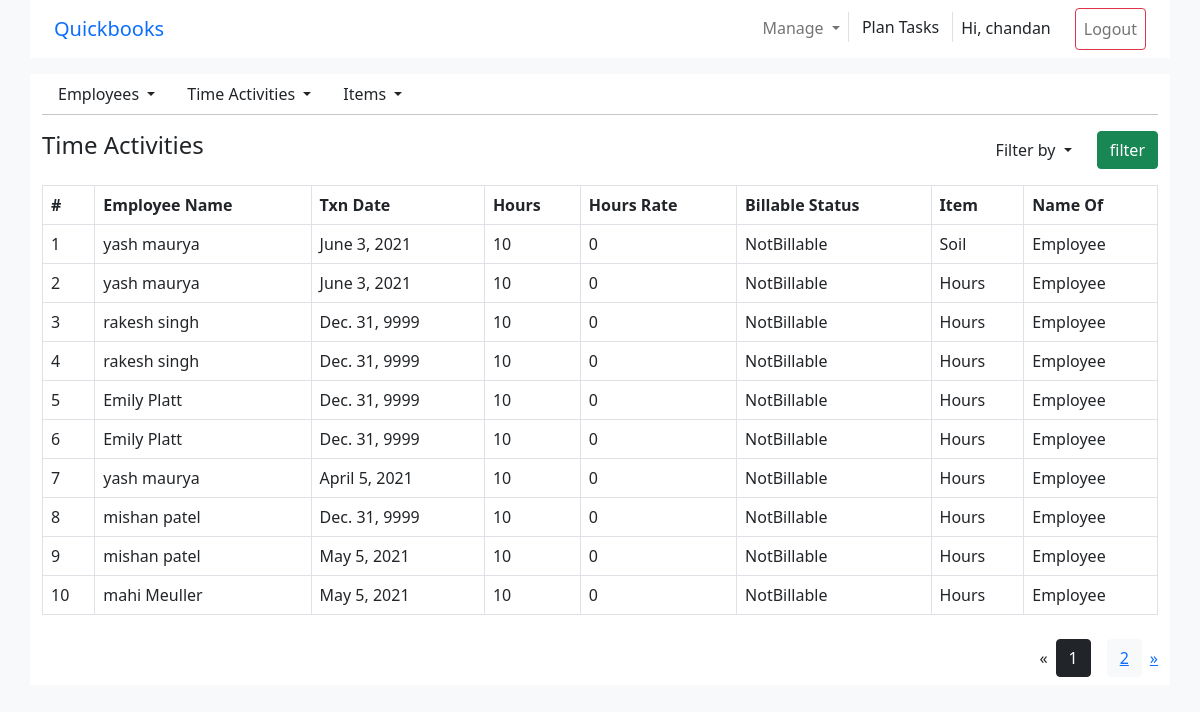
The app's page /timeActivity (signed in) with its own data.
### Apps/qb_app/models.py (models this page shows, shortened)
class TimeActivity(models.Model):
    name_of_choice = [
        ('Employee', 'Employee'),
        ('Vendor', 'Vendor')
    ]
    employee = models.ForeignKey(Employee, on_delete=models.CASCADE, null=True)
    transaction_date = models.DateField()
    hours = models.IntegerField()
    billable_Status = models.CharField(max_length=50)
    hourly_Rate = models.IntegerField()
    time_activity_id = models.IntegerField()
    sync_token = models.IntegerField(default=0)
    name_of = models.CharField(
        max_length=10, choices=name_of_choice, default='Employee')
    item = models.ForeignKey(Item, on_delete=models.CASCADE, null=True)

class Employee(models.Model):
    given_Name = models.CharField(max_length=50)
    family_Name = models.CharField(max_length=50)
    qb_EmpId = models.IntegerField()
    primaryAddr = models.ForeignKey(
        PrimaryAddr, on_delete=models.CASCADE, null=True)
    def __str__(self):
        return self.given_Name + " " + self.family_Name

class Item(models.Model):
    name = models.CharField(max_length=50)
    item_id = models.IntegerField()
    def __str__(self):
        return self.name

### Apps/qb_app/views.py (the view)
# urls.py: path('timeActivity', views.get_timeActivity),
@login_required(login_url='login')
def get_timeActivity(request):
    time_activity_queryset = models.TimeActivity.objects.all()
    filter = TImeActivityFilter(request.GET, queryset=time_activity_queryset)
    time_activity_filter = filter.qs
    time_activity_paginated_filter_data = set_pagination(
        request=request, model_data=time_activity_filter)
    context = {
        'data': time_activity_paginated_filter_data,
        'filter': filter
    }
    return render(request, 'timeActivities.html', context=context)

### Apps/qb_app/utils.py (called while the page is built)
def set_pagination(request, model_data):
    paginator = Paginator(model_data, 10)
    page_number = request.GET.get('page')
    return paginator.get_page(page_number)

### Apps/qb_app/templates/timeActivities.html (shortened to what this page needs)
{% extends 'base.html' %}
{% load widget_tweaks %}
{% block content %}
<div class='flex-row d-flex align-items-baseline justify-content-between' >
  <h4 class = "mt-3">Time Activities</h4>
  <div class='form-group'>
    <form method='get'>
      <button type="button" class="btn btn-default dropdown-toggle" data-toggle="dropdown">
        <span id="search_concept">Filter by</span>
      </button>
        <input type='submit' value='filter' class = 'btn btn-success ms-2'>
    </form>
  </div>
</div>
<div>
  <table class="table table-bordered">
    <thead>
      <tr>
        <th>#</th>
        <th>Employee Name</th>
        <th>Txn Date</th>
        <th>Hours</th>
        <th>Hours Rate</th>
        <th>Billable Status</th>
        <th>Item</th>
        <th>Name Of</th>
      </tr>
    </thead>
    <tbody>
      {% for activities in data %}
      <tr>
        <td>{{forloop.counter}}</td>
        <td>{{activities.employee}}</td>
        <td>{{activities.transaction_date}}</td>
        <td>{{activities.hours}}</td>
        <td>{{activities.hourly_Rate}}</td>
        <td>{{activities.billable_Status}}</td>
        <td>{{activities.item}}</td>
        <td>{{activities.name_of}}</td>
      </tr>
      {% endfor %}
  </table>
  {% if data.has_other_pages %}
  <ul class="pagination justify-content-end align-items-center">
    {% if data.has_previous %}
      <li><a href="?page={{ data.previous_page_number }}">&laquo;</a></li>
    {% else %}
      <li class="disabled"><span>&laquo;</span></li>
    {% endif %}
    {% for i in data.paginator.page_range %}
      {% if data.number == i %}
        <li class="btn btn-dark m-2"><span>{{ i }} </span></li>
      {% else %}
        <li class="btn btn-light m-2"><a href="?page={{ i }}">{{ i }}</a></li>
      {% endif %}
    {% endfor %}
    {% if data.has_next %}
      <li><a href="?page={{ data.next_page_number }}">&raquo;</a></li>
    {% else %}
      <li class="disabled"><span>&raquo;</span></li>
    {% endif %}
  </ul>
  {% endif %}
</div>
{%endblock%}

### Apps/qb_app/templates/base.html (shortened to what this page needs)
<html lang="en">
  {% load static %}
  <head>
    <link href="https://cdn.jsdelivr.net/npm/bootstrap@5.0.1/dist/css/bootstrap.min.css" rel="stylesheet">
  </head>
  <body class = "bg-light">
    <nav class="navbar navbar-expand-lg navbar-light bg-white container">
      <div class="container">
        <a class="navbar-brand text-primary" href="/home">Quickbooks</a>
        <div class="collapse navbar-collapse" id="navbarNav">
          <ul class="navbar-nav ml-auto" style="margin-left : auto" >
            {% if request.user.is_authenticated %}
            <li class="nav-item dropdown">
            <a class="nav-link dropdown-toggle" id="navbarDropdown" role="button" data-toggle="dropdown" aria-haspopup="true" aria-expanded="false">
              Manage
            </a>
              </li>
              <a href="/todo" type="button" class="btn" role="button">Plan Tasks</a>
            {% endif %}
            {% if request.user.is_authenticated %}
            <li class="nav-item font-weight-bold pt-2 ps-2 pe-4">
            Hi, {{request.user.username}}
            </li>
            <li class="nav-item">
              <a class="nav-link btn btn-outline-danger" href="/logout">Logout</a>
            </li>
            {% endif %}
          </ul>
        </div>
      </div>
    </nav>
    {% if request.user.is_authenticated %}
    <div class = "bg-white flex-row d-flex container mt-3">
      <ul class="list-unstyled d-flex align-items-center justify-content-end m-0 ">
        <li class=" dropdown">
          <a class="nav-link dropdown-toggle text-dark" id="navbarDropdown" role="button" data-toggle="dropdown" aria-haspopup="true" aria-expanded="false">
            Employees
          </a>
        </li>
        <li class="dropdown">
          <a class="nav-link dropdown-toggle text-dark" id="navbarDropdown" role="button" data-toggle="dropdown" aria-haspopup="true" aria-expanded="false">
          Time Activities
          </a>
        </li>
        <li class=" dropdown">
          <a class="nav-link dropdown-toggle text-dark" id="navbarDropdown" role="button" data-toggle="dropdown" aria-haspopup="true" aria-expanded="false">
            Items
          </a>
        </li>
      </ul>
    </div>
    <div class='container bg-white'>
      <hr class="m-0">
      {% else %}
    <div class='container'>
      {% endif %}
      {% block content %}
      {% endblock %}
    </div>
  </body>
</html>

### records on screen
TimeActivity: employee "yash maurya", transaction_date "June 3, 2021", hours "10", hourly_Rate "0", billable_Status "NotBillable", item "Soil", name_of "Employee"
TimeActivity: employee "yash maurya", transaction_date "June 3, 2021", hours "10", hourly_Rate "0", billable_Status "NotBillable", item "Hours", name_of "Employee"
TimeActivity: employee "rakesh singh", transaction_date "Dec. 31, 9999", hours "10", hourly_Rate "0", billable_Status "NotBillable", item "Hours", name_of "Employee"
TimeActivity: employee "rakesh singh", transaction_date "Dec. 31, 9999", hours "10", hourly_Rate "0", billable_Status "NotBillable", item "Hours", name_of "Employee"
TimeActivity: employee "Emily Platt", transaction_date "Dec. 31, 9999", hours "10", hourly_Rate "0", billable_Status "NotBillable", item "Hours", name_of "Employee"
TimeActivity: employee "Emily Platt", transaction_date "Dec. 31, 9999", hours "10", hourly_Rate "0", billable_Status "NotBillable", item "Hours", name_of "Employee"
TimeActivity: employee "yash maurya", transaction_date "April 5, 2021", hours "10", hourly_Rate "0", billable_Status "NotBillable", item "Hours", name_of "Employee"
TimeActivity: employee "mishan patel", transaction_date "Dec. 31, 9999", hours "10", hourly_Rate "0", billable_Status "NotBillable", item "Hours", name_of "Employee"
TimeActivity: employee "mishan patel", transaction_date "May 5, 2021", hours "10", hourly_Rate "0", billable_Status "NotBillable", item "Hours", name_of "Employee"
TimeActivity: employee "mahi Meuller", transaction_date "May 5, 2021", hours "10", hourly_Rate "0", billable_Status "NotBillable", item "Hours", name_of "Employee"

### other values on screen
{{ request.user.username }} "chandan"
{{ i }} "1"
{{ i }} "2"
